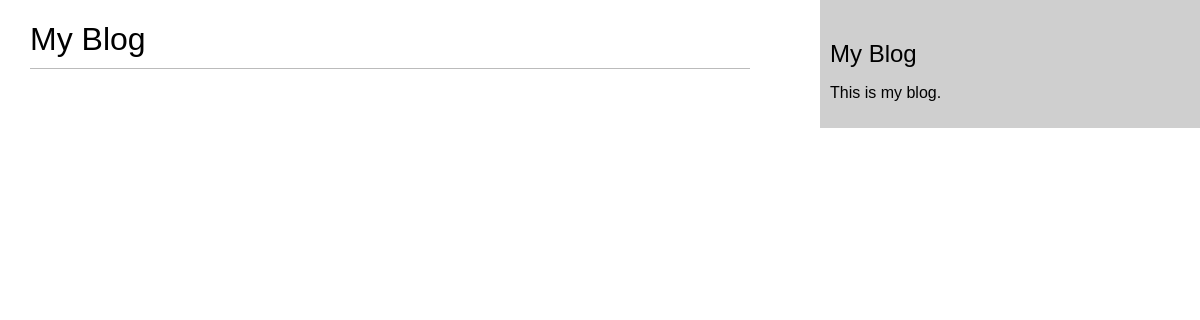
/blog/, run on an earlier commit of the app's database.
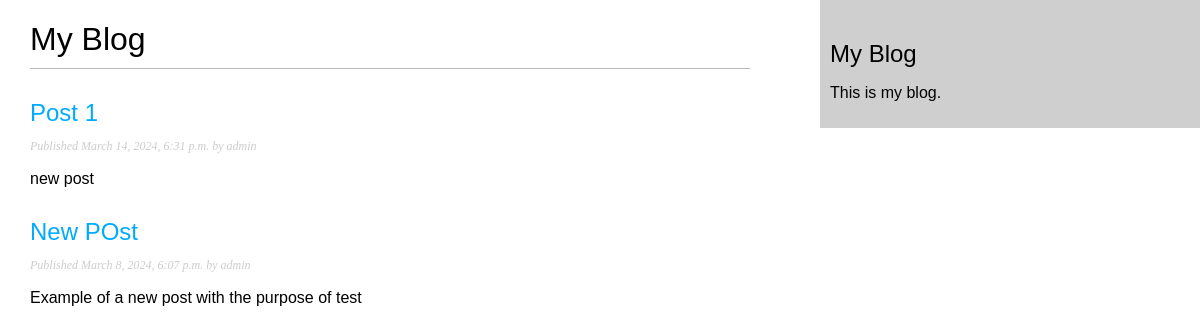
And on a later commit of the database.
### blog/models.py (models this page shows)
class Post(models.Model):
    class Status(models.TextChoices):
        DRAFT = 'DF', 'Draft'
        PUBLISHED = 'PB', 'Published'
    title = models.CharField(max_length = 250)
    slug = models.SlugField(max_length = 250)
    author = models.ForeignKey(User, on_delete = models.CASCADE, related_name = 'blog_posts')
    body = models.TextField()
    publish = models.DateTimeField(default = timezone.now)
    created = models.DateField(auto_now_add = True)
    updated = models.DateField(auto_now = True)
    status = models.CharField(max_length = 2, choices = Status.choices, default = Status.DRAFT)
    objects = models.Manager()
    published = PublishedManager()
    class Meta:
        ordering = ['-publish']
        indexes = [
            models.Index(fields = ['-publish']),
        ]
    def __str__(self):
        return self.title

### blog/views.py (the view)
# urls.py: path('', views.post_list, name = 'post_list'),
def post_list(request):
    posts = Post.published.all()
    print(posts)
    return render(request, 'blog/post/list.html',{'posts':posts})

### blog/models.py (called while the page is built)
    def get_queryset(self):
        return super().get_queryset().filter(status = Post.Status.PUBLISHED)

### blog/templates/blog/post/list.html (shortened to what this page needs)
{% extends 'blog/base.html' %}
{% block content %}
<h1> My Blog </h1>
{% for post in posts %}
    <h2>
        <a href = "{% url 'blog:post_detail' post.id %}"> {{post.title}} </a>
    </h2>
    <p class = "date">
        Published {{post.publish}} by {{post.author}}
    </p>
    {{post.body|truncatewords:30|linebreaks}}
{% endfor %}
{% endblock content %}

### blog/templates/blog/base.html (shortened to what this page needs)
{% load static %}
<!DOCTYPE html>
<html>
    <head>
        <link rel="stylesheet" href="{% static "css/blog.css" %}">
    </head>
    <body>
        <div id = "content">
            {% block content %}
            {% endblock %}
        </div>
        <div id = "slidebar">
            <h2> My Blog </h2>
            <p> This is my blog. </p>
        </div>
    </body>
</html>

### blog/static/css/blog.css (style rules this page uses)
body { margin:0; padding:0; font-family:helvetica, sans-serif; }
a { color:#00abff; text-decoration:none; }
h1 { font-weight:normal; border-bottom:1px solid #bbb; padding:0 0 10px 0; }
h2 { font-weight:normal; margin:30px 0 0; }
#content { float:left; width:60%; padding:0 0 0 30px; }
#slidebar { float:right; width:30%; padding:10px; background-color:#CFCFCF; height:100%; }
p.date { color:#ccc; font-family: georgia, serif; font-size: 12px; font-style: italic; }

What changed in the data, as far as the page shows it:
added Post: title "Post 1", publish "March 14, 2024, 6:31 p.m.", author "admin", body "new post"
added Post: title "New POst", publish "March 8, 2024, 6:07 p.m.", author "admin", body "Example of a new post with the purpose of test"
